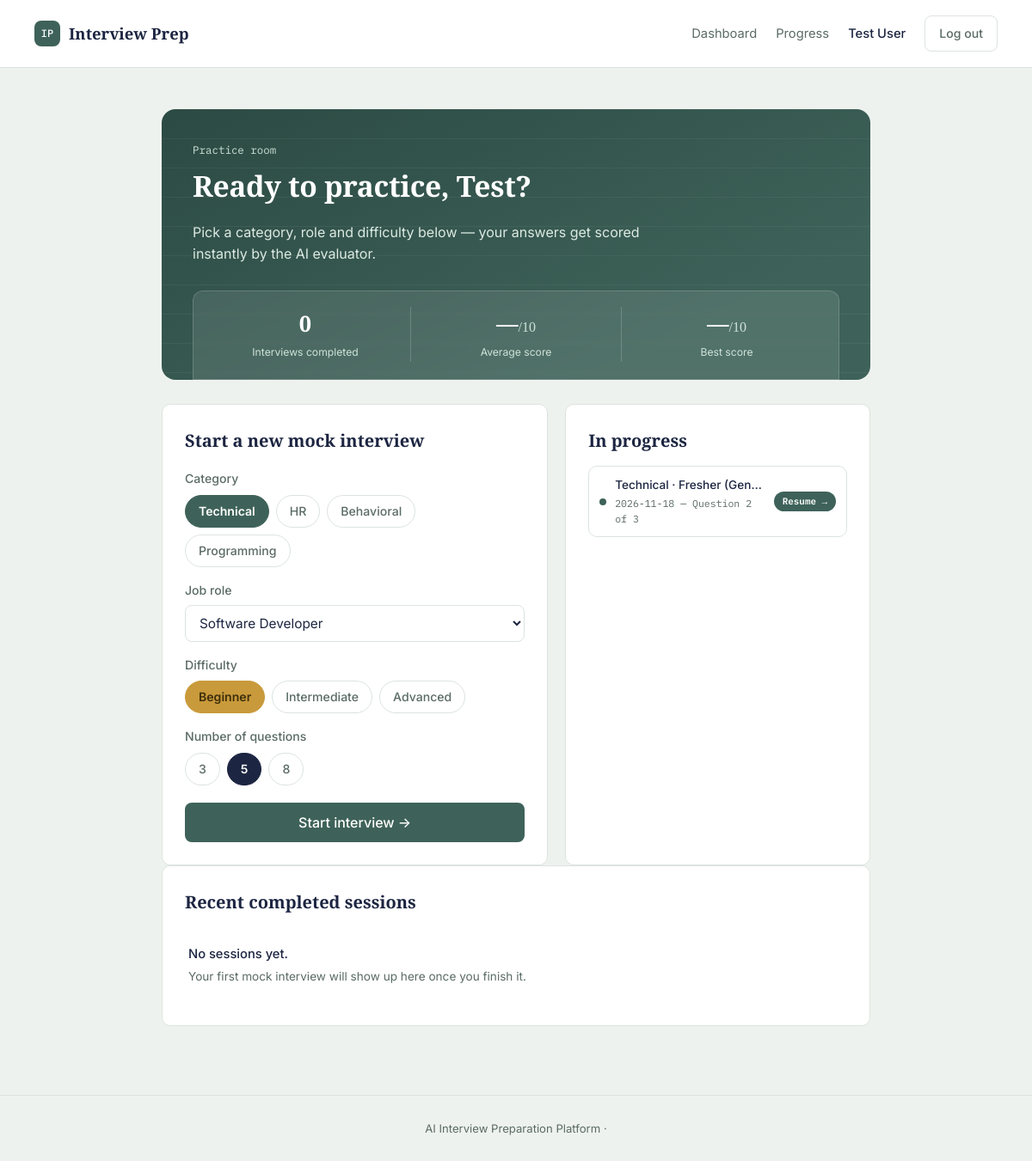
The app's page /dashboard (signed in) with its own data.
### tables this page shows
CREATE TABLE interviews(
    id INTEGER PRIMARY KEY,
    user_id INTEGER,
    category TEXT,
    role TEXT,
    level TEXT,
    qids TEXT,
    created_at TEXT,
    status TEXT DEFAULT 'in_progress'
);

### app.py (the view)
@app.route("/dashboard")
@login_required
def dashboard():
    uid = session["uid"]
    from datetime import timedelta
    cutoff = (datetime.now() - timedelta(hours=24)).isoformat()
    db().execute(
        "DELETE FROM interviews WHERE user_id=? AND status='in_progress' AND created_at < ?",
        (uid, cutoff)
    )
    db().execute(
        "DELETE FROM answers WHERE interview_id NOT IN (SELECT id FROM interviews)"
    )
    db().commit()
    past = db().execute(
        "SELECT * FROM interviews WHERE user_id=? AND status='completed' ORDER BY created_at DESC",
        (uid,),
    ).fetchall()
    in_progress = db().execute(
        "SELECT * FROM interviews WHERE user_id=? AND status='in_progress' ORDER BY created_at DESC",
        (uid,),
    ).fetchall()
    in_progress_with_step = []
    for iv in in_progress:
        qids = json.loads(iv["qids"])
        answered_count = db().execute(
            "SELECT COUNT(*) FROM answers WHERE interview_id=?", (iv["id"],)
        ).fetchone()[0]
        next_step = answered_count + 1
        if next_step <= len(qids):
            in_progress_with_step.append((iv, next_step, len(qids)))
    scores = []
    for iv in past:
        row = db().execute(
            "SELECT AVG(score) AS avg_score FROM answers WHERE interview_id=?", (iv["id"],)
        ).fetchone()
        scores.append(row["avg_score"] or 0)
    avg_overall = round(sum(scores) / len(scores), 1) if scores else None
    best = round(max(scores), 1) if scores else None
    return render_template(
        "dashboard.html",
        roles=ROLES, categories=CATEGORIES, levels=LEVELS,
        total=len(past), avg_overall=avg_overall, best=best,
        recent=list(zip(past[:5], [round(s, 1) for s in scores[:5]])),
        in_progress=in_progress_with_step,
    )

### app.py (called while the page is built)
def db():
    if "db" not in g:
        g.db = sqlite3.connect(DB)
        g.db.row_factory = sqlite3.Row
    return g.db

def login_required(f):
    @wraps(f)
    def wrapper(*a, **k):
        if "uid" not in session:
            return redirect(url_for("login"))
        return f(*a, **k)
    return wrapper

### templates/dashboard.html (shortened to what this page needs)
{% extends "base.html" %}
{% block content %}
{% set cat_class = {
  'Technical': 'cat-technical',
  'HR': 'cat-hr',
  'Behavioral': 'cat-behavioral',
  'Programming': 'cat-programming'
} %}
<section class="hero">
  <div class="hero-ruled"></div>
  <div class="hero-inner">
    <p class="kicker kicker-light">Practice room</p>
    <h1 class="hero-title">Ready to practice, {{ session.get('name').split(' ')[0] }}?</h1>
    <p class="hero-lede">Pick a category, role and difficulty below — your answers get scored instantly by the AI evaluator.</p>
  </div>
  <div class="hero-stats">
    <div class="hero-stat">
      <span class="hero-stat-num">{{ total }}</span>
      <span class="hero-stat-label">Interviews completed</span>
    </div>
    <div class="hero-stat">
      <span class="hero-stat-num">{{ avg_overall if avg_overall is not none else '—' }}<span class="hero-stat-suffix">/10</span></span>
      <span class="hero-stat-label">Average score</span>
    </div>
    <div class="hero-stat">
      <span class="hero-stat-num">{{ best if best is not none else '—' }}<span class="hero-stat-suffix">/10</span></span>
      <span class="hero-stat-label">Best score</span>
    </div>
  </div>
</section>
<section class="setup-grid">
  <div class="setup-card">
    <h2>Start a new mock interview</h2>
    <form method="POST" action="{{ url_for('new_interview') }}" class="stack-form">
      <div class="field-block">
        <span class="field-label">Category</span>
        <div class="chip-row">
          {% for c in categories %}
          <label class="chip {{ cat_class[c] }}">
            <span>{{ c }}</span>
          </label>
          {% endfor %}
        </div>
      </div>
      <label>
        Job role
        <select name="role" required>
          {% for r in roles %}<option value="{{ r }}">{{ r }}</option>{% endfor %}
        </select>
      </label>
      <div class="field-block">
        <span class="field-label">Difficulty</span>
        <div class="chip-row">
          {% for l in levels %}
          <label class="chip chip-level">
            <span>{{ l }}</span>
          </label>
          {% endfor %}
        </div>
      </div>
      <div class="field-block">
        <span class="field-label">Number of questions</span>
        <div class="chip-row">
          {% for n in [3, 5, 8] %}
          <label class="chip chip-count">
            <span>{{ n }}</span>
          </label>
          {% endfor %}
        </div>
      </div>
      <button type="submit" class="btn-primary btn-block">Start interview →</button>
    </form>
  </div>
  <div class="recent-card">
    <h2>In progress</h2>
    {% if in_progress %}
      <ul class="recent-list">
        {% for iv, next_step, total in in_progress %}
        <li>
          <a href="{{ url_for('resume_interview', interview_id=iv['id']) }}" class="{{ cat_class[iv['category']] }} resume-link">
            <span class="recent-dot"></span>
            <span class="recent-info">
              <span class="recent-tag">{{ iv['category'] }} · {{ iv['role'] }}</span>
              <span class="recent-date">{{ iv['created_at'][:10] }} — Question {{ next_step }} of {{ total }}</span>
            </span>
            <span class="resume-badge">Resume →</span>
          </a>
        </li>
        {% endfor %}
      </ul>
    {% else %}
      <div class="empty-block">
        <p class="empty-note">No interviews in progress.</p>
        <p class="empty-sub">Start a new one above to begin practicing.</p>
      </div>
    {% endif %}
  </div>
</section>
<section class="setup-grid">
  <div class="recent-card full-width">
    <h2>Recent completed sessions</h2>
    {% if recent %}
      <ul class="recent-list">
        {% for iv, score in recent %}
        <li>
          <a href="{{ url_for('result', interview_id=iv['id']) }}" class="{{ cat_class[iv['category']] }}">
            <span class="recent-dot"></span>
            <span class="recent-info">
              <span class="recent-tag">{{ iv['category'] }} · {{ iv['role'] }}</span>
              <span class="recent-date">{{ iv['created_at'][:10] }}</span>
            </span>
            <span class="score-pill {{ 'score-high' if score >= 8 else 'score-mid' if score >= 5 else 'score-low' }}">{{ score }}/10</span>
          </a>
        </li>
        {% endfor %}
      </ul>
    {% else %}
      <div class="empty-block">
        <p class="empty-note">No sessions yet.</p>
        <p class="empty-sub">Your first mock interview will show up here once you finish it.</p>
      </div>
    {% endif %}
  </div>
</section>
{% endblock %}

### templates/base.html (shortened to what this page needs)
<!DOCTYPE html>
<html lang="en">
<head>
<link rel="stylesheet" href="{{ url_for('static', filename='style.css') }}">
</head>
<body>
<header class="topbar">
  <a class="brand" href="{{ url_for('index') }}">
    <span class="brand-mark">IP</span> Interview Prep
  </a>
  {% if session.get('uid') %}
  <nav class="topnav">
    <a href="{{ url_for('dashboard') }}">Dashboard</a>
    <a href="{{ url_for('progress') }}">Progress</a>
    <span class="topnav-user">{{ session.get('name') }}</span>
    <a class="btn-ghost" href="{{ url_for('logout') }}">Log out</a>
  </nav>
  {% endif %}
</header>
<main class="page">
  {% block content %}{% endblock %}
</main>
<footer class="footer">AI Interview Preparation Platform &middot;</footer>
</body>
</html>

### records on screen
interviews: category "Technical", role "Fresher (Gen…", created_at "2026-11-18", next_step "2", total "3"

### other values on screen
{{ session.get('name') }} "Test User"
{{ session.get('name').split(' ')[0] }} "Test"
{{ total }} "0"
{{ avg_overall if avg_overall is not none else '—' }} "—"
{{ best if best is not none else '—' }} "—"
{{ c }} "Technical" "HR" "Behavioral" "Programming"
{{ l }} "Beginner" "Intermediate" "Advanced"
{{ n }} "3" "5" "8"
form field role "Software Developer"
